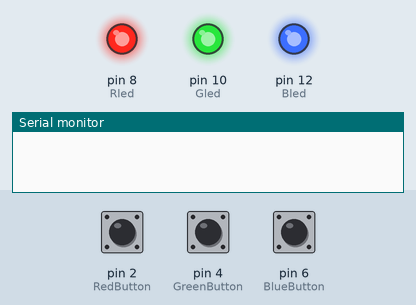
Bench run of a sketch on a simulated Arduino Uno, built with avr-gcc and run on an emulated ATmega328P. On the bench: output pins drawn as LEDs (lit = HIGH), the last lines printed to the serial monitor. The inputs (shaded band) are chosen by the test bench; at power-on: pin 2 (RedButton) LOW, pin 4 (GreenButton) LOW, pin 6 (BlueButton) LOW.

Above: at 1.2 s.
1.3 s: pin 2 (RedButton) pulled HIGH for 0.15 s
At 2.4 s:
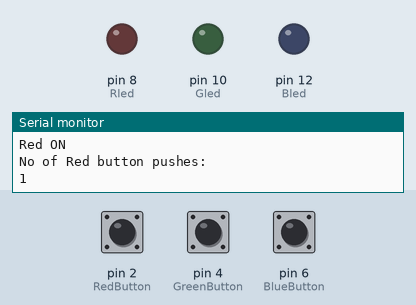
2.9 s: pin 4 (GreenButton) pulled HIGH for 0.15 s
4.5 s: pin 6 (BlueButton) pulled HIGH for 0.15 s
Timing chart, 0 to 7.5 s (numbered marks = the images above; inputs shaded):
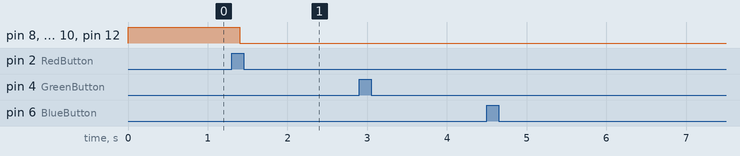

The sketch:

lock-test3.ino
```cpp
// Assigning the buttons
const int RedButton = 2;
const int GreenButton = 4;
const int BlueButton = 6;

// Assigning the LEDs
const int Rled = 8;
const int Gled = 10;
const int Bled = 12;

// Setting the initial state of buttons
int RButtonState = 0;
int GButtonState = 0;
int BButtonState = 0;

// Setting the buttonCount for all buttons
int RbuttonCount = 0;
int GbuttonCount = 0;
int BbuttonCount = 0;

// Setting lastButtonStates for all buttons
int RlastButtonState = 0;
int GlastButtonState = 0;
int BlastButtonState = 0;

void setup() {
  // Setting up the LEDs
  pinMode(Rled, OUTPUT);
  pinMode(Gled, OUTPUT);
  pinMode(Bled, OUTPUT);

  // Setting up the buttons
  pinMode(RedButton, INPUT);
  pinMode(GreenButton, INPUT);
  pinMode(BlueButton, INPUT);

  Serial.begin(9600);
}

void loop() {

  // Getting the Red Button State
  RButtonState = digitalRead(RedButton);
  GButtonState = digitalRead(GreenButton);
  BButtonState = digitalRead(BlueButton);

  if (RButtonState != RlastButtonState) {
    if (RButtonState == HIGH) {
      RbuttonCount++;
      Serial.println("Red ON");
      Serial.println("No of Red button pushes:");
      Serial.println(RbuttonCount);
    }
    delay (100);
  }
  RlastButtonState = RButtonState;

  if (GButtonState != GlastButtonState) {
    if (GButtonState == HIGH) {
      GbuttonCount++;
      Serial.println("Green ON");
      Serial.println("No of Green button pushes:");
      Serial.println(GbuttonCount);
    }
    delay (100);
  }
  GlastButtonState = GButtonState;

  if (BButtonState != BlastButtonState) {
    if (BButtonState == HIGH) {
      BbuttonCount++;
      Serial.println("Blue ON");
      Serial.println("No of Blue button pushes:");
      Serial.println(BbuttonCount);
    }
    delay (100);
  }
  BlastButtonState = BButtonState;

  if (RbuttonCount % 7 == 0 && GbuttonCount % 4 == 0 && BbuttonCount % 6 == 0) {
    digitalWrite(Rled, HIGH);
    digitalWrite(Gled, HIGH);
    digitalWrite(Bled, HIGH);
    } else {
    digitalWrite (Rled, LOW);
    digitalWrite (Gled, LOW);
    digitalWrite (Bled, LOW);
  }
}
```

Measured:
- after the input at 1.3 s, pin 8 (Rled), pin 10 (Gled), pin 12 (Bled): HIGH → LOW after 0.10 s
